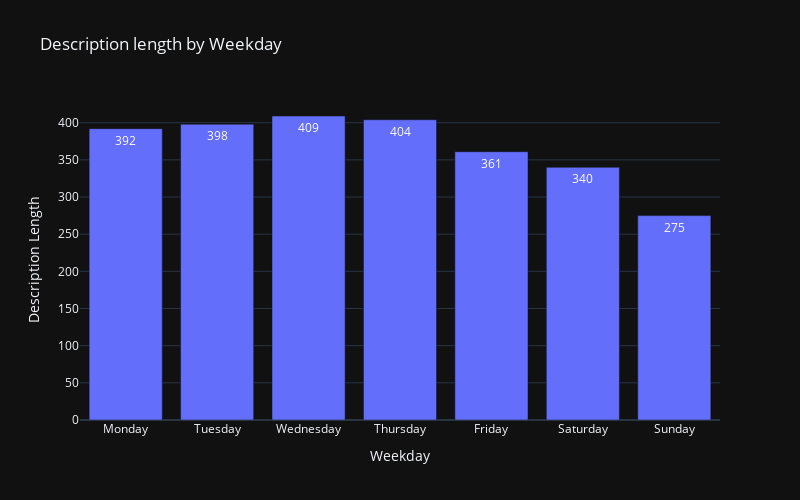

Source (notebook cell):
### Code cell
by_weekday = shows.groupby("weekday")["desc_length"].mean().to_frame().reindex(["Monday", "Tuesday", "Wednesday", "Thursday", "Friday", "Saturday", "Sunday"])
by_weekday["desc_length"] = by_weekday["desc_length"].astype(int)
fig = px.bar(
    by_weekday, 
    y="desc_length", 
    title="Description length by Weekday",
    text="desc_length",
    height=500,
    width = 800,
    labels={"desc_length": "Description Length", "weekday": "Weekday"},
    template = "plotly_dark"
    )
fig.show()

### Figure 1 — Plotly figure (JSON) as saved in the notebook; plotly's stock layout.template omitted (floating-point values rounded to 4 significant figures)
{"data": [{"alignmentgroup": "True", "hovertemplate": "Weekday=%{x}<br>Description Length=%{text}<extra></extra>", "legendgroup": "", "marker": {"color": "#636efa", "pattern": {"shape": ""}}, "name": "", "offsetgroup": "", "orientation": "v", "showlegend": false, "text": [392, 398, 409, 404, 361, 340, 275], "textposition": "auto", "type": "bar", "x": ["Monday", "Tuesday", "Wednesday", "Thursday", "Friday", "Saturday", "Sunday"], "xaxis": "x", "y": [392, 398, 409, 404, 361, 340, 275], "yaxis": "y"}], "layout": {"barmode": "relative", "height": 500, "legend": {"tracegroupgap": 0}, "title": {"text": "Description length by Weekday"}, "width": 800, "xaxis": {"anchor": "y", "domain": [0, 1], "title": {"text": "Weekday"}}, "yaxis": {"anchor": "x", "domain": [0, 1], "title": {"text": "Description Length"}}}}
